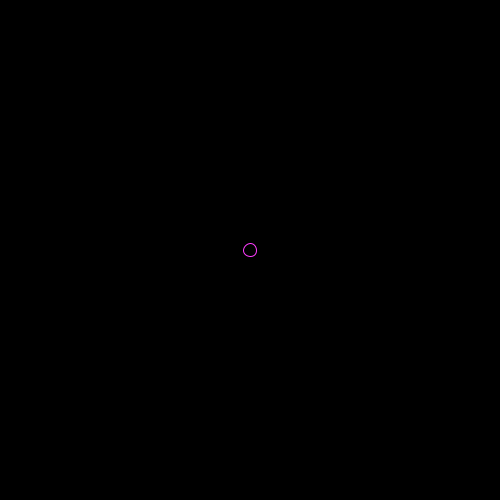
Frame 1 (no input)
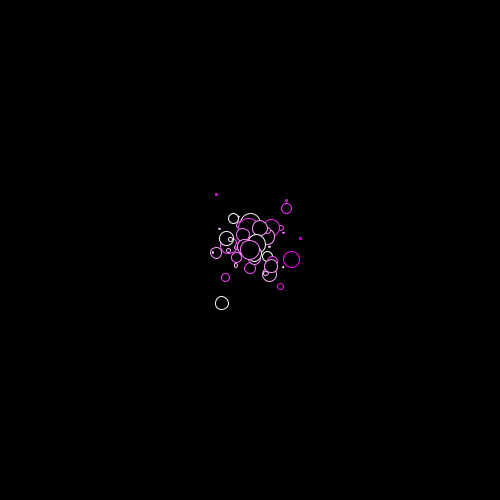
Frame 60 (the mouse pressed at the canvas centre just before this capture)
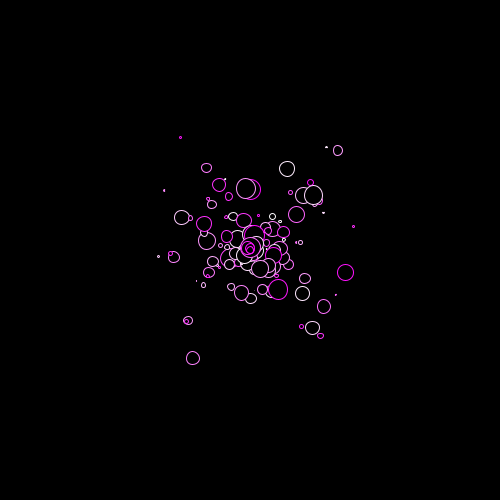
Frame 120 (the mouse held since frame 60 and released just before this capture)

The Processing sketch that drew these frames (run headless with seeded random() and noise(); from frame 60 on, the mouse is pressed at the canvas centre):

// Processing sketch: particle_sytem_4
// ── particle_sytem_4.pde
ArrayList<Particle>particle;
void setup()
{
  size(500, 500);
  particle=new ArrayList<Particle>();
}
void draw()
{
  background(0);
  particle.add(new Particle(random(20)));
  for (int i=0; i<particle.size(); i++)
  {
    Particle p=particle.get(i);
    p.display();
    p.update();
    p.dead();
   
    if (p.dead())
    {
      particle.remove(i);
    }
  }
}
class Particle
{
  PVector loc;
  PVector velo;
  PVector acc;
  float D;
  float span=255;
  Particle(float ptr)
  {
    D=ptr;
    loc=new PVector(width/2, height/2);
    velo=new PVector(random(-1, 1), random(-1, 1));
    acc=new PVector(0, 0.0001);
  }
  void display()
  {
    stroke(255,random(255),255);
    fill(0);
    ellipse(loc.x, loc.y, D, D);
   
  }
  void update()
  {
    loc.add(velo);
    velo.add(acc);
    span-=1.3;
  }
  boolean dead()
  {
    if (span<=0)
    {
      return true;
    } else
    {
      return false;
    }
  }
 
}
